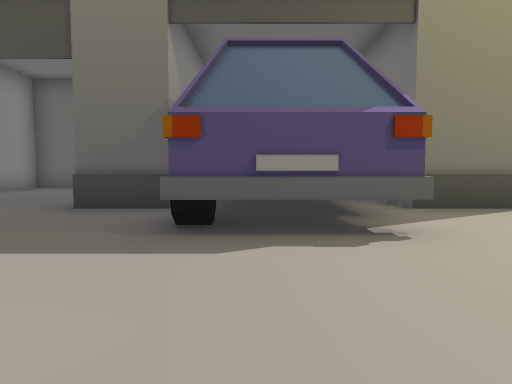
view 1 (above)

19 first-person views from a walk through a 3-D level made in the Unity game engine. The camera is 1.3 m above the floor, tilts 4° down and sees 70° across. The floor is counted in squares, 2 m on a side. Each view is taken from the middle of a square. On the plan, view 1 faces up. The plan holds only what a view shows up to about 11 squares ahead; the rest is blank. The place goes on beyond the plan. The player is left out. Some animated figures are not drawn.

view 2
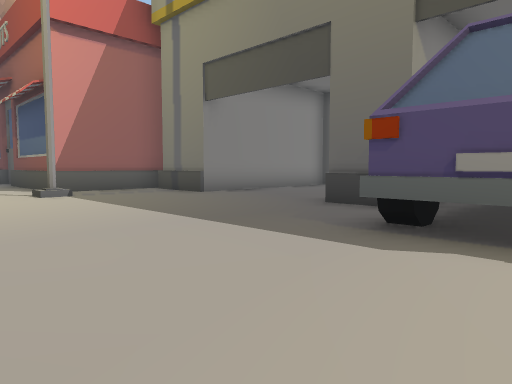

view 3
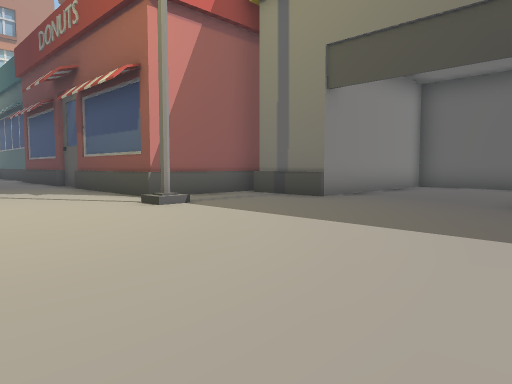

view 4
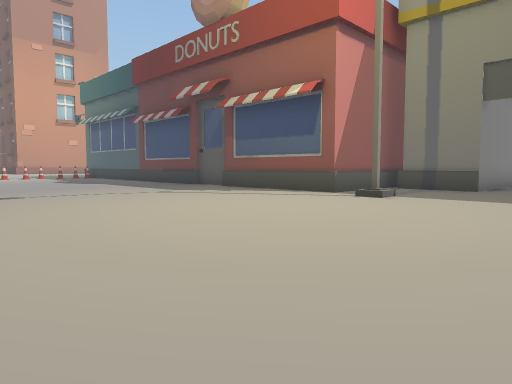

view 5
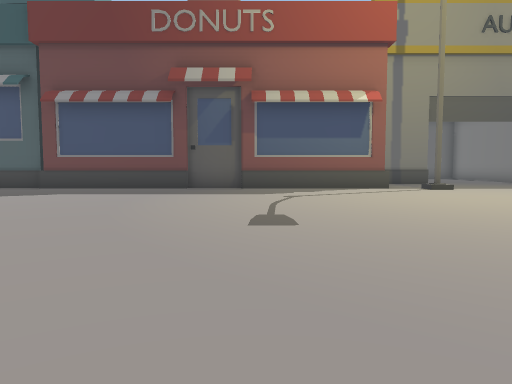

view 6
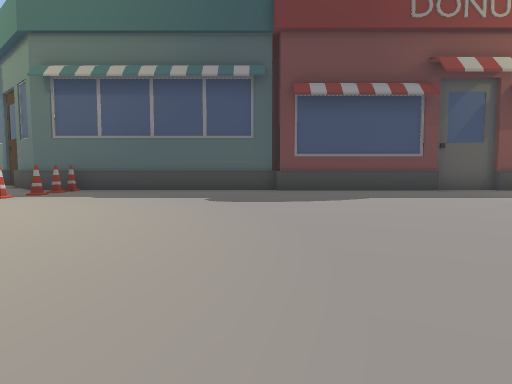

view 7
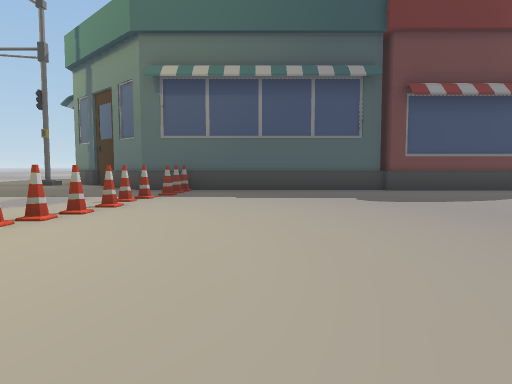

view 8
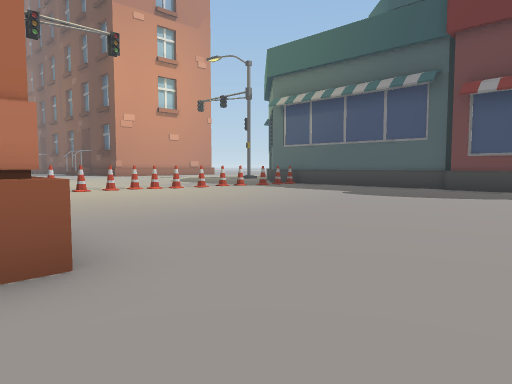

view 9
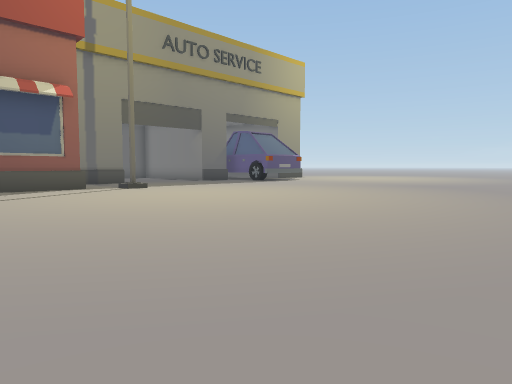

view 10
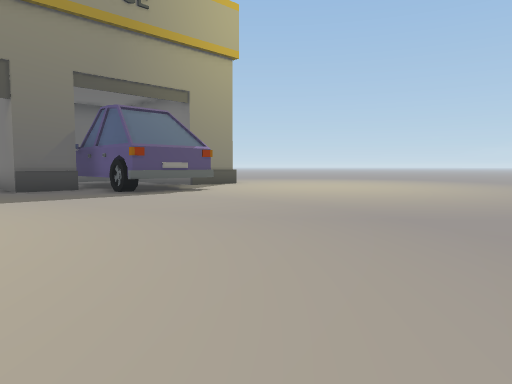

view 11
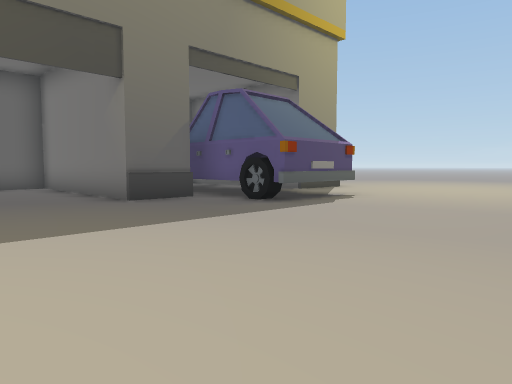

view 12
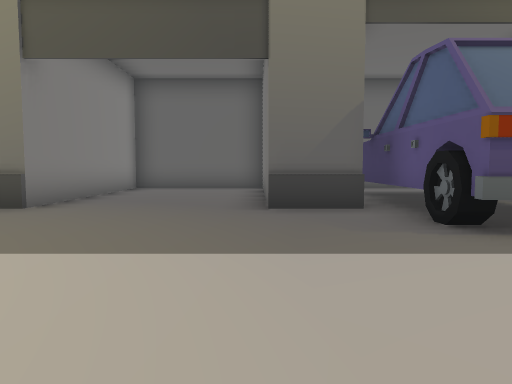

view 13
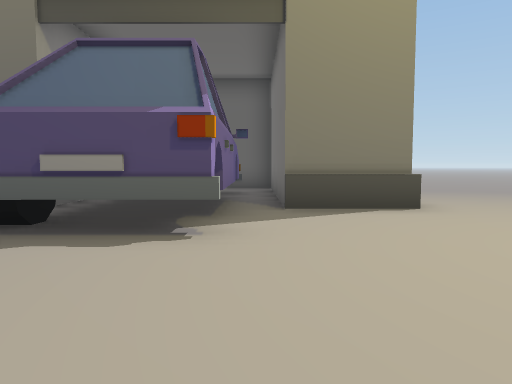

view 14
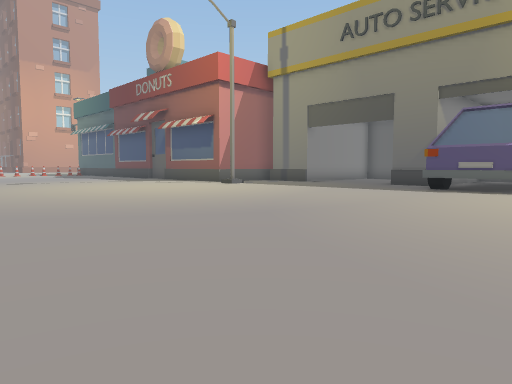

view 15
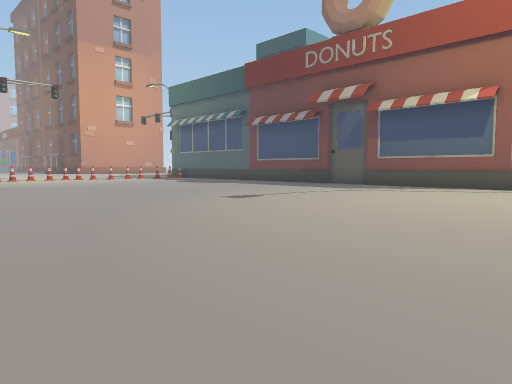

view 16
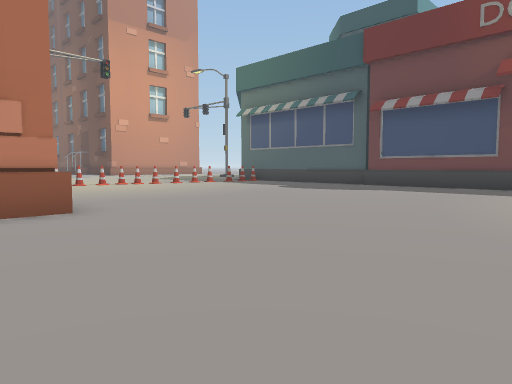

view 17
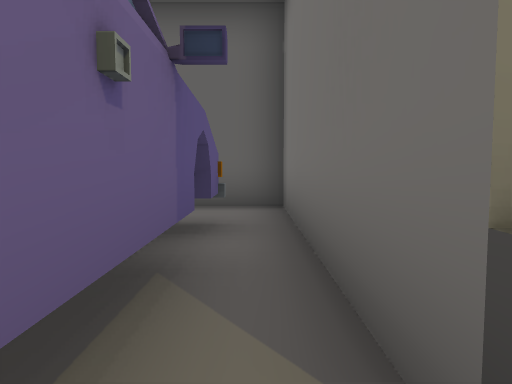

view 18
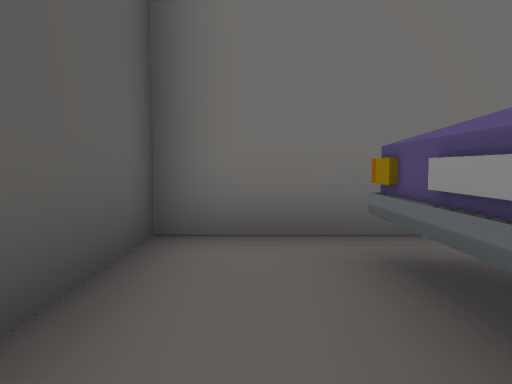

view 19
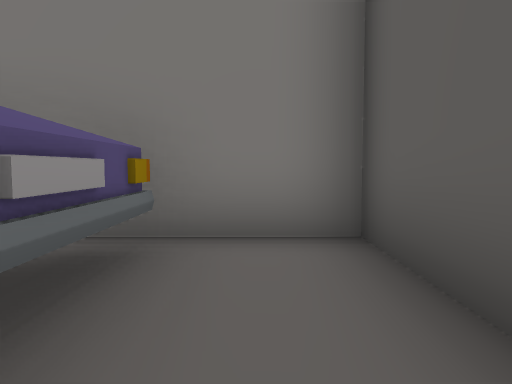

### Floor plan
Points are (right, up) in squares from view 1. A wall is a line through its corners. A room is listed if a view was taken in it or the views show most of it. See-through windows are left out.
Room 1 (views 1, 2, 3, 4, 5, 6, 7, 8, 9, 10, 11, 12, 13, 14, 15, 16, 17)
walls: (-13.4, 3.2) (-15, 3.2); (-15, 2.8) (-19.3, 2.8); (-9, 6.4) (-9, 2.8) (-13.5, 2.8); (-0.4, 4.6) (-0.8, 4.6) (-0.8, 7.5); (-19.5, 3.2) (-24.5, 3.2); (-1.2, 5.6) (-2.8, 5.6) (-2.8, 11) (-6.6, 11) (-6.6, 5.6) (-8.8, 5.6); (1.6, 3.9) (1.6, 3.4) (-0.6, 3.4); (3.5, 5.6) (2.4, 5.6) (2.4, 9.5); (1.6, 7.6) (1.6, 4.5); (1.6, 9.2) (1.6, 8.3)
low walls: (-7.5, 2.2) (-8.1, 2.2)
ways out: opening at (2, 9) to room 2
objects: cone (-25, -2); cone (-25, -1); cone (-25, 0); cone (-25, 1); cone (-25, 2); cone (-25, 3); house (-19, -8); wheel (-1, 4)
Room 2 (views 18, 19)
walls: (-0.9, 9.2) (1.6, 9.2); (2.4, 9.5) (2.4, 11) (-1.3, 11) (-1.3, 8.6)
ways out: opening at (2, 9) to room 1

Positions as (right, up) in squares from view 1, and headings:
1: (0, 0), facing up
2: (1, 0), facing up-left
3: (-2, -1), facing up-left
4: (-4, -5), facing up-left
5: (-13, -8), facing up
6: (-20, -7), facing up
7: (-23, -7), facing up
8: (-16, -8), facing up-left
9: (-13, -8), facing up-right
10: (-5, -5), facing up-right
11: (-6, -1), facing up-right
12: (-3, 0), facing up
13: (2, 0), facing up
14: (3, -7), facing up-left
15: (-7, -9), facing up-left
16: (-13, -9), facing up-left
17: (2, 5), facing up
18: (-1, 10), facing right
19: (2, 10), facing left
